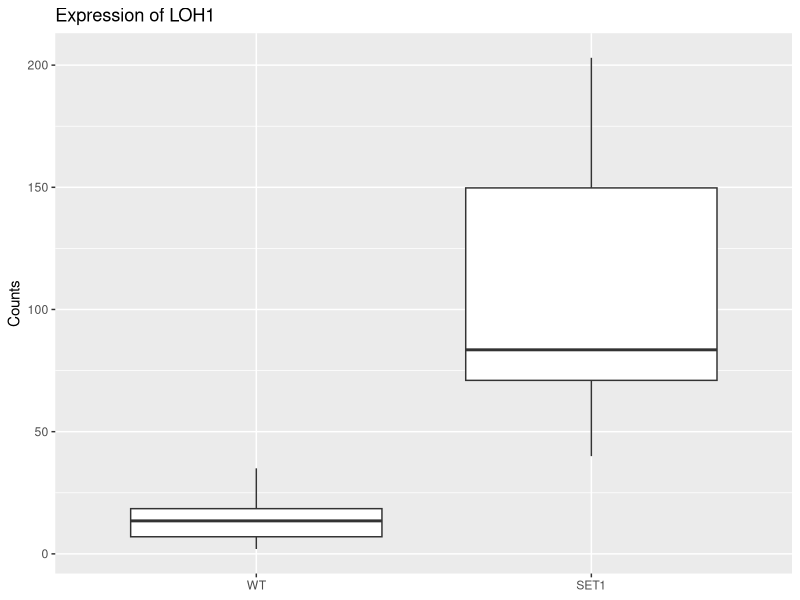
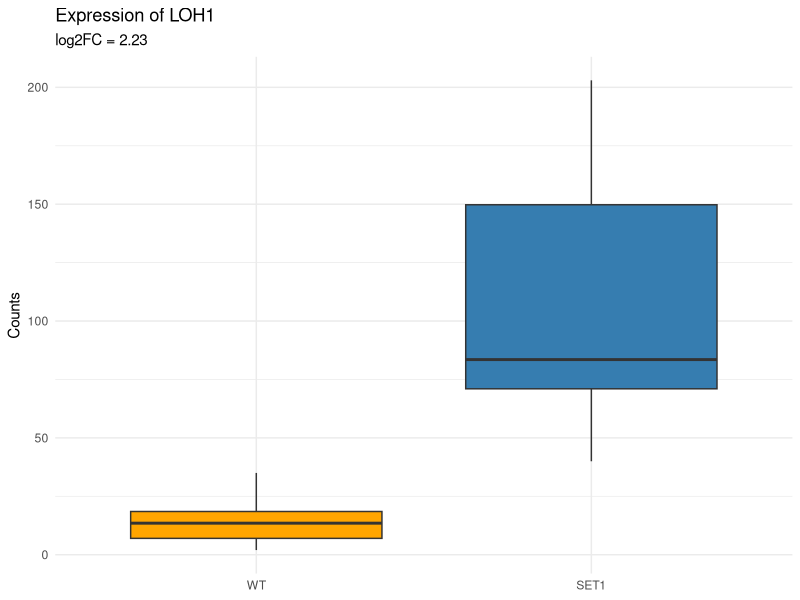

Source code (R) for these figures, in order:
## ---- chunk 1
library(readr)
de_res <- readr::read_csv(
  file = "../exos_data/toy_DEanalysis.csv"  # replace the path with your own
)

## ---- chunk 2
counts <- read_csv(
  file = "../exos_data/read-counts.csv"  # replace the path with your own
)
## ---- chunk 3
target_genes <- de_res[
  abs(de_res$log2FoldChange) > 1 & de_res$padj < 0.05,
]$gene_name

target_genes
## ---- chunk 4
library(ggplot2)
## ---- chunk 5
## extract the counts for WT and SET1
counts_wt <- unlist(
  counts[counts$Feature == target_genes[1], paste0("WT.", 1:10)]
)
counts_set1 <- unlist(
  counts[counts$Feature == target_genes[1], paste0("SET1.", 1:10)]
)

## build a data frame for boxplot
df_count <- data.frame(
  counts = c(counts_wt, counts_set1),
  group = factor(
    rep(c("WT", "SET1"), each = length(counts_wt)),
    levels = c("WT", "SET1")
  ) # make sure WT as the reference group and will be shown at the 1st position in the figure
)

## draw boxplot
ggplot(df_count, aes(x = group, y = counts)) +
  geom_boxplot() +
  labs(
    x = NULL, y = "Counts",
    title = paste("Expression of", target_genes[1])
  ) 

## ---- chunk 6
# get the log2 FC of the 1st gene of interest
lfc_value <- de_res[de_res$gene_name == target_genes[1], ]$log2FoldChange

ggplot(df_count, aes(x = group, y = counts, fill = group)) +
  geom_boxplot() +
  labs(
    x = NULL, y = "Counts",
    title = paste("Expression of", target_genes[1]),
    subtitle = paste("log2FC =", round(lfc_value, 2)) # add a subtitle
  ) +
  scale_fill_manual(values = c("orange", "#367DB0")) +
  theme_minimal() + # use the minimal theme
  theme(legend.position = "none") # hide the legend
